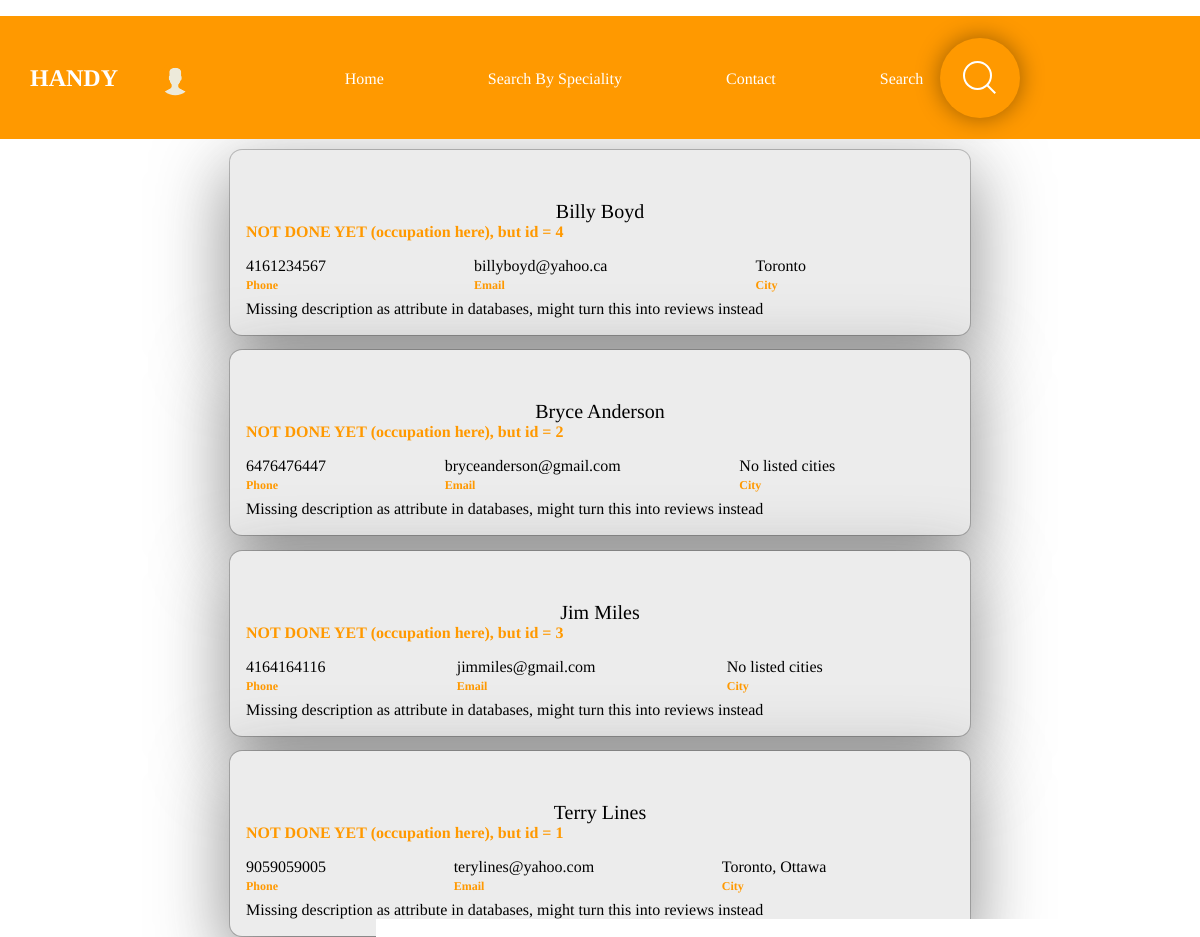
The page /Home/ on the database its author committed.
### handy/models.py (models this page shows, shortened)
class Contractor(models.Model):
    name = models.CharField(max_length = 100)
    phone = models.CharField(max_length = 100)
    email = models.TextField(max_length=100, help_text='Enter email')
    city = models.ManyToManyField(City) #if needed put "through = 'Location'"
    image = models.ImageField(upload_to='images', null = True)

### handy/views.py (the view)
# urls.py: path('Home/', views.index, name='index'),
def index(request):
  query = ""
  if request.GET:
    query = request.GET['q']
    search = str(query)
  cursor = connection.cursor()
  cursor.execute('''SELECT hc.id AS id, hc.name, hc.phone, hc.email,  group_concat(hcity.name, ',') AS cities
    FROM handy_contractor AS hc
    LEFT JOIN handy_contractor_city as hcc
    ON hcc.contractor_id = hc.id
    LEFT JOIN handy_city AS hcity ON
    hcc.city_id = hcity.id GROUP BY hc.name, hc.phone, hc.email''')
  cards = dict()
  query_result = cursor.fetchall()
  for row in query_result:
    try:
      cities = row[4].split(",")
    except:
      cities = []
    cards[row[0]] = Card(row[0],row[1], row[2], row[3], cities, row[4], None)
  if(query):
    context={
    "data": search_db(search)
    }
  else:
    context={
      "data": cards
    }
  return render(request, 'index.html', context)

### handy/templatetags/custom_tags.py (called while the page is built)
@register.filter
def print_list(listy):
    if (isinstance(listy, list)):
        if (len(listy)==0):
            return "No listed cities"
        else:
            between = ", "
            return (between.join(listy))
    else:
        new_list=listy.split(">")
        for i in new_list:
            i.replace('<City: ', '')
            i.replace('>', '')
        return new_list

### templates/index.html (shortened to what this page needs)
{% extends 'base.html' %}
{% load static %}
{% load custom_tags %}
{% block mainpage %}
<link rel="stylesheet" href="/static/home.css?{% now "U" %}"/>
{% for card in data.items %}
<a class="card" href = "http://localhost:8000/contractor/{{ card.1.id }}">
   <div class="card-picture">
      <svg picture="0 0 208 278"></svg>
   </div>
   <div class="card-details">
	  <div class="name">{{ card.1.name }}</div>
      <div class="occupation">NOT DONE YET (occupation here), but id = {{ card.1.id }}</div>
      <div class="card-about">
		<div class="item">
            <span class="value">{{ card.1.phone }}</span>
            <span class="label">Phone</span>
		 </div>
         <div class="item">
            <span class="value">{{ card.1.email }} </span>
            <span class="label">Email</span>
		 </div>
         <div class="item">
            <span class="value">{{ card.1.cities|print_list }}</span>
            <span class="label">City</span>
		 </div>
	  </div>
      <div class="Description">
         <span class="value">Missing description as attribute in databases, might turn this into reviews instead</span>
      </div>
   </div>
</a>
{%endfor%}
{% endblock %}

### templates/base.html (shortened to what this page needs)
{% load static %}
{% block content %}
<!DOCTYPE HTML>
<html lang = "en">
<head>
 	<nav class="navbar main-nav navbar-fixed-top black-header">
					<div class="container-fluid">
	<link rel="stylesheet" href="/static/style.css?{% now "U" %}"/>
  </head>
  <body>
  <header>
  <div class= "hold"></div>
  <div class = "container">
  	<ul class="nav">
  		<h1 class="logo">HANDY</h1>
	  	<li class = "active"><a href="/Home">Home</a></li>
		<li><a href="#">Search By Speciality</a>
		</li>
		<li><a href="/contact">Contact</a></li>
		<li><a href="#">Search</a>
			<div class = "searchbox">
				<div class = "search"></div>
			</div>
		</li>
		<div class = "login" onclick="location.href='/login';" style="cursor:pointer;">
		</div>
	</ul>
</div>
</header>
</body>
{% endblock %}
{% block mainpage %}
{% endblock %}
</html>

### static/style.css (style rules this page uses)
body { margin: 0; padding: 0; font-family: 'Calibri', serif; }
.hold { z-index:0; padding-bottom:150px; }
.logo { color: #ffffff; margin:0; float: left; padding-left: 30px; height: 50px; }
.container { position: fixed; width: 100%; z-index: 100; top:0; }
.nav { background-color: #ff9900; color: #ffffff; list-style: none; text-align: center; padding: 20px 0px 20px 0px; padding-top: 50px; padding-bottom: 50px; padding-right: 50px; }
.nav > li { display: inline-block; padding-right: 50px; padding-left: 50px; position: relative; }
.nav > li > a { text-decoration: none; color: #ffffff; }
.nav > li > a::before { content: ''; display:block; top:0; height: 5px; width: 0%; background-color: #c1c1c1; transition: all ease-in-out 100ms; }
.searchbox { position: absolute; margin: auto; top: 0; left: 0; right: 0; bottom: 0; width: 300px; height: 100px; }
.searchbox > .search { position: absolute; margin: auto; top: 0; right: 0; bottom: 0; left: 0; width: 80px; height: 80px; border-radius: 50%; transition: all 1s; z-index: 4; box-shadow: 0 0 25px 0 rgba(0, 0, 0, 0.4); }
.searchbox::before { content: ""; position: absolute; margin: auto; top: 22px; right: 0; bottom: 0; left: 22px; width: 12px; height: 2px; background: white; transform: rotate(45deg); transition: all .5s; }
.searchbox::after { content: ""; position: absolute; margin: auto; top: -5px; right: 0; bottom: 0; left: -5px; width: 25px; height: 25px; border-radius: 50%; border: 2px solid white; transition: all .5s; }
.login { top:54px; position: absolute; width: 50px; height: 50px; margin-left:150px; }

### static/home.css (style rules this page uses)
* { box-sizing: border-box; }
:root { --background: white; --primary: #ff9900; --secondary: #1effc3; --card-size: 400px; --card-height: 120px; }
body { height: 100vh; margin: 0; place-items: top; font-family: 'Calibri', serif; text-rendering: geometricPrecision; backface-visibility: hidden; }
.card { list-style: none; text-decoration: none; width: calc(var(--card-size) * 1.85); margin:auto; border-radius: 0.75rem; box-shadow: 0 22px 70px 4px rgba(59, 59, 59, 0.56), 0 0 0 1px rgba(61, 61, 61, 0.3); background: #ececec; display: grid; color: black; align-items: center; justify-items: top; will-change: transform; transition: transform 0.25s cubic-bezier(0.4, 0.0, 0.2, 1), box-shadow 0.25s cubic-bezier(0.4, 0.0, 0.2, 1); margin-bottom: 15px; }
.card-details { padding: 1rem; place-items: top; align-items: center; margin-top: calc((var(--card-height)) * (-1)); }
.name { font-size: 1.25rem; text-align: center; margin: auto; }
.occupation { font-weight: 600; color: var(--primary); }
svg { fill: white; width: 65%; }
.card-about { margin-top: 1rem; display: grid; grid-auto-flow: column; }
.item { display: flex; flex-direction: column; margin-bottom: 0.5rem; }
.value { font-size: 1rem; }
.label { margin-top: 0.15rem; font-size: 0.75rem; font-weight: 600; color: var(--primary); }

### rows shown on the page
Contractor: name "Billy Boyd", id "4", phone "4161234567", email "billyboyd@yahoo.ca", card "Toronto"
Contractor: name "Bryce Anderson", id "2", phone "6476476447", email "bryceanderson@gmail.com", card "No listed cities"
Contractor: name "Jim Miles", id "3", phone "4164164116", email "jimmiles@gmail.com", card "No listed cities"
Contractor: name "Terry Lines", id "1", phone "9059059005", email "terylines@yahoo.com", card "Toronto, Ottawa"
